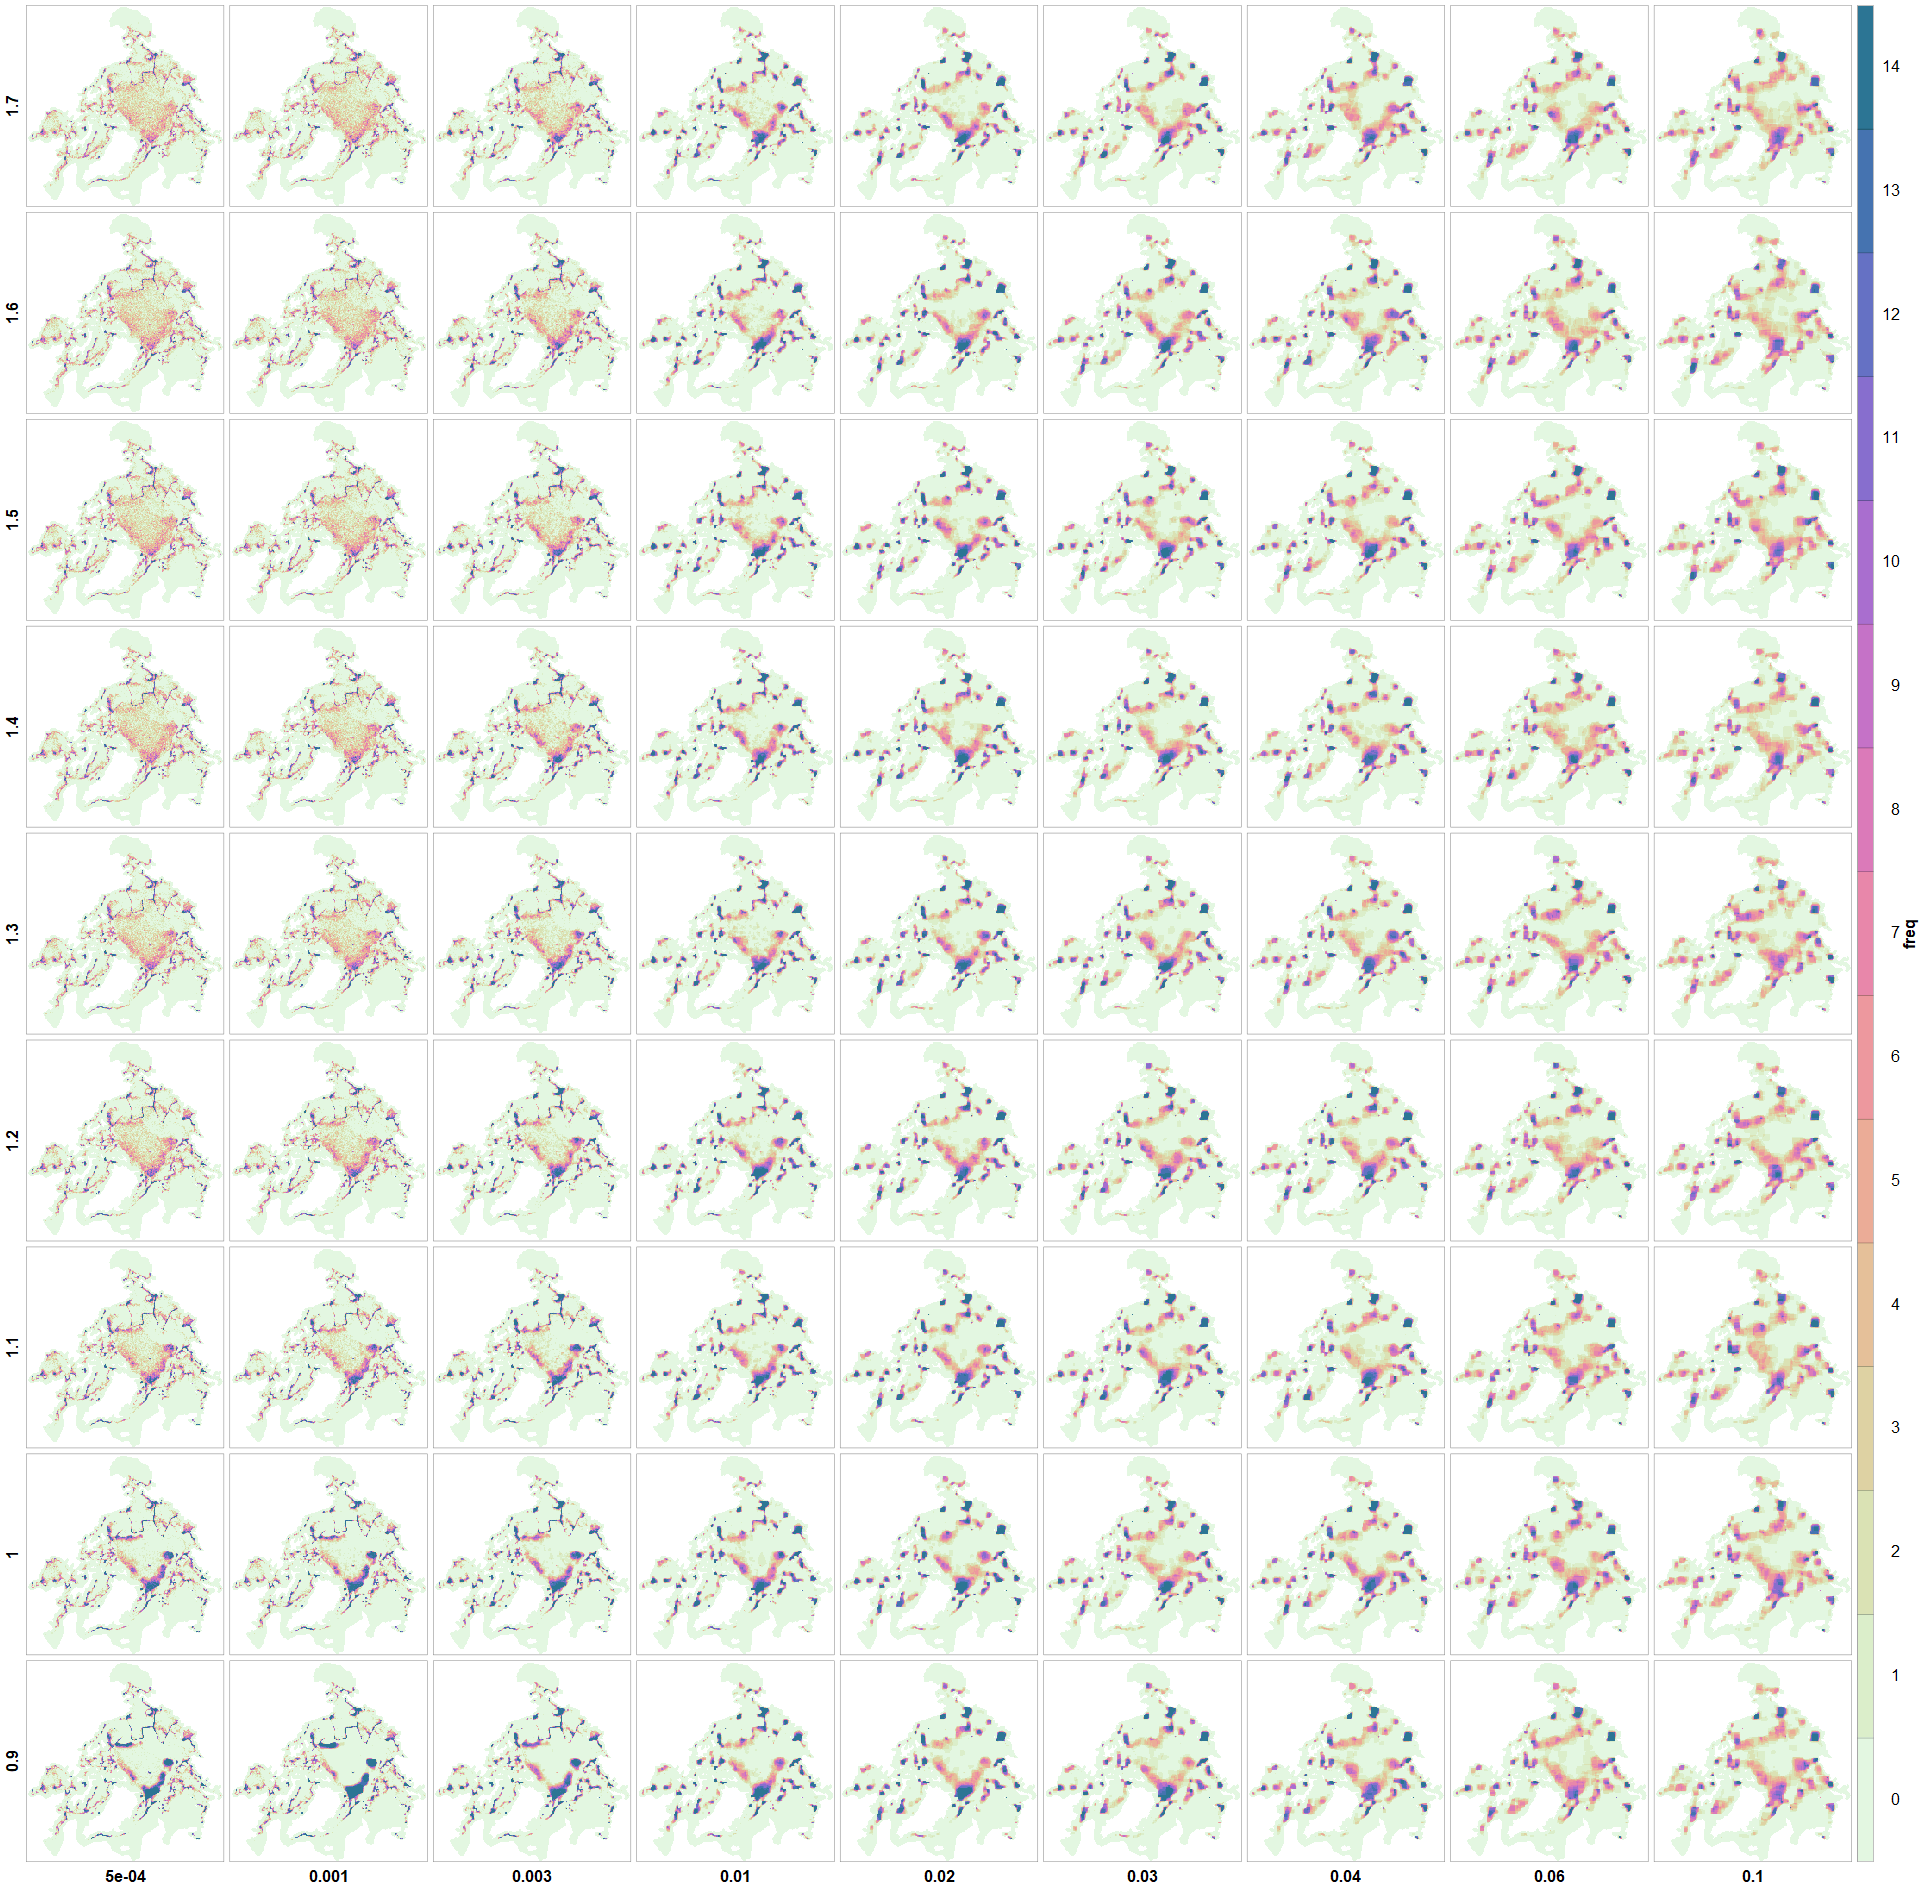

The R source for this figure:
plutil::ursula()
invisible({
   scnum <- try(readLines(file.path("../common","scenario.txt")))
   if (inherits(scnum,"try-error"))
      scnum <- "35"
   else
      scnum <- gsub("^(\\d+)\\D.*","\\1",scnum)
   dpath <- paste0("../results/sc",scnum,"-A-spf-blm")
   list1 <- spatial_dir(path=dpath,pattern="freq.shp",recursive=TRUE)
   list2 <- basename(dirname(list1))
   spf <- as.numeric(gsub(".*spf=((_|-)*\\d+(\\.\\d+)*).*","\\1",list2))
   blm <- as.numeric(gsub(".*blm=((_)*\\d+(\\.\\d+)*).*","\\1",list2))
   spfU <- rev(sort(unique(spf)))
   blmU <- sort(unique(blm))
   pu <- ursa_read("../common/pulayer/pulayer.tif")
   if (dev <- F) {
      f <- ursa:::.fasterize(sample(list1,1),by="sum")
      print(f)
      hist(ursa(f,"value"))
      q()
   }
  # print(pu)
  # PU <- spatialize("../marxan/pulayer/pulayer.shp")
  # print(series(spatial_data(PU)))
   leg <- c("right"
           ,lapply(seq_along(spfU),function(i) list(i,"left"))
           ,lapply(seq_along(blmU),function(j) list("bottom",j)))
  # str(leg)
   compose_open(layout=c(length(blmU),length(spfU)),legend=leg,dev=F
               ,fileout=file.path(dpath,"summary","freq-matrix.png"))
   ct <- NULL
   pb <- ursaProgressBar(list1)
   cat("plot ")
   for (y in spfU) {
      for (x in blmU) {
         cat(".")
        # print(c(blm=x,spf=y))
         i <- which(blm==x & spf==y)
         if (!is.numeric(i)) {
            panel_new("white")
            setUrsaProgressBar(pb)
            next
         }
         f <- ursa:::.fasterize(list1[i],by="sum")
         if (F) {
            hist(ursa_value(f))
         }
         else {
            panel_new("white")
            if (is.null(ct))
               ct <- colorize(f)
            panel_raster(f,colortable=ct)
           # f <- spatialize(list1[i])
           # print(series(spatial_data(f)))
           # q()
         }
         setUrsaProgressBar(pb)
      }
   }
   close(pb)
   cat(" done!\n")
  # q()
  # legend_mtext("dummy freq")
   legend_colorbar(ct,units="freq")
   for (i in seq_along(spfU))
      legend_mtext(as.character(spfU[i]))
   for (i in seq_along(blmU))
      legend_mtext(as.character(blmU[i]))
   compose_close(bpp=8)
})
